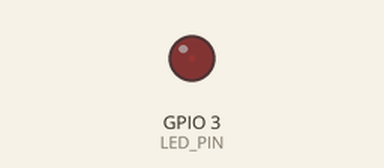
Recording of a sketch running on a simulated ESP32. Parts: output pins drawn as LEDs (lit = HIGH).

Above: at 0.05 s.
At 1.15 s:
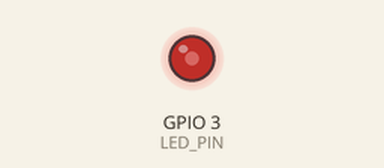
At 2.3 s:
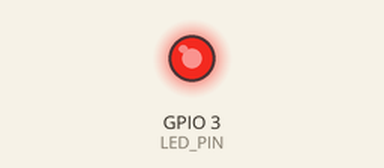
At 4.6 s:
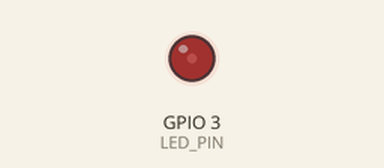
Timing chart, 0 to 6.6 s (numbered marks = the images above):
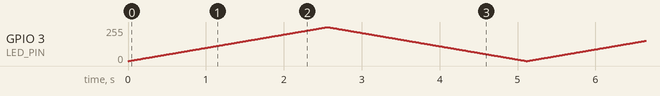

The sketch:

3_4.ino
```cpp
const int LED_PIN = 3;
int pwm_value = 0;
bool increasing = true;

void setup() {
  pinMode(LED_PIN, OUTPUT);
}

void loop() {
  analogWrite(LED_PIN, pwm_value);
  if (increasing) {
    if (pwm_value < 255) {
      pwm_value++;
    }
    else {
      increasing = false;
      pwm_value--;
    }
  }
  else {
    if (pwm_value > 0) {
      pwm_value--;
    }
    else {
      increasing = true;
      pwm_value++;
    }
  }
  delay(10);
}
```
